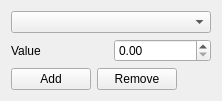
<?xml version="1.0" encoding="UTF-8"?>
<ui version="4.0">
 <class>PropertyEditor</class>
 <widget class="QWidget" name="PropertyEditor">
  <property name="geometry">
   <rect>
    <x>0</x>
    <y>0</y>
    <width>222</width>
    <height>97</height>
   </rect>
  </property>
  <property name="windowTitle">
   <string>Form</string>
  </property>
  <layout class="QVBoxLayout" name="verticalLayout">
   <item>
    <widget class="QComboBox" name="comboBox"/>
   </item>
   <item>
    <layout class="QHBoxLayout" name="horizontalLayout_2">
     <item>
      <widget class="QLabel" name="label">
       <property name="text">
        <string>Value</string>
       </property>
      </widget>
     </item>
     <item>
      <widget class="QDoubleSpinBox" name="doubleSpinBox"/>
     </item>
    </layout>
   </item>
   <item>
    <layout class="QHBoxLayout" name="horizontalLayout">
     <item>
      <widget class="QPushButton" name="add">
       <property name="text">
        <string>Add</string>
       </property>
      </widget>
     </item>
     <item>
      <widget class="QPushButton" name="remove">
       <property name="text">
        <string>Remove</string>
       </property>
      </widget>
     </item>
     <item>
      <spacer name="horizontalSpacer">
       <property name="orientation">
        <enum>Qt::Horizontal</enum>
       </property>
       <property name="sizeHint" stdset="0">
        <size>
         <width>40</width>
         <height>20</height>
        </size>
       </property>
      </spacer>
     </item>
    </layout>
   </item>
   <item>
    <spacer name="verticalSpacer">
     <property name="orientation">
      <enum>Qt::Vertical</enum>
     </property>
     <property name="sizeHint" stdset="0">
      <size>
       <width>20</width>
       <height>40</height>
      </size>
     </property>
    </spacer>
   </item>
  </layout>
 </widget>
 <resources/>
 <connections/>
</ui>
